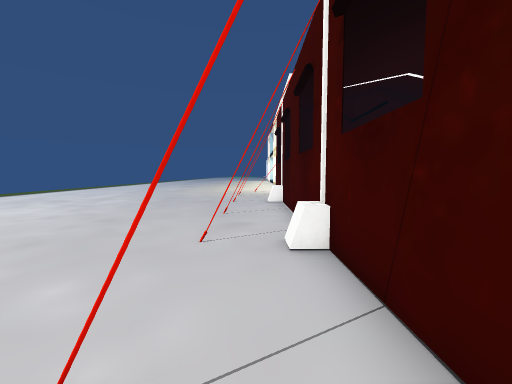
view 1 (above)

20 first-person views from a walk through a 3-D level made in the Unity game engine. The camera is 1.3 m above the floor, tilts 4° down and sees 90° across. The floor is counted in squares, 1 m on a side. Each view is taken from the middle of a square. On the plan, view 1 faces up. The plan holds only what a view shows up to about 13 squares ahead; the rest is blank. The place goes on beyond the plan. Some surface patterns are stand-ins.

view 2
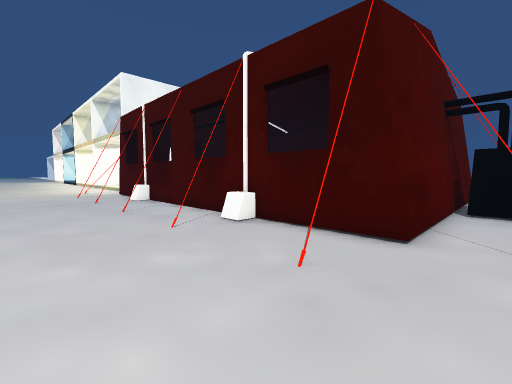

view 3
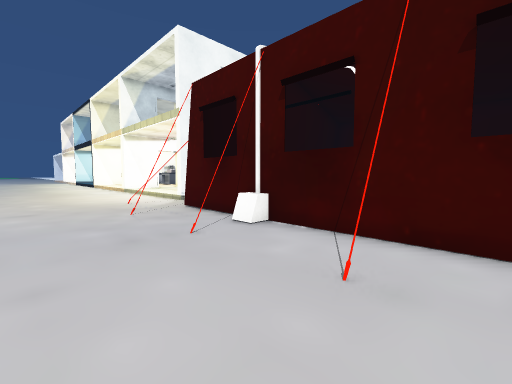

view 4
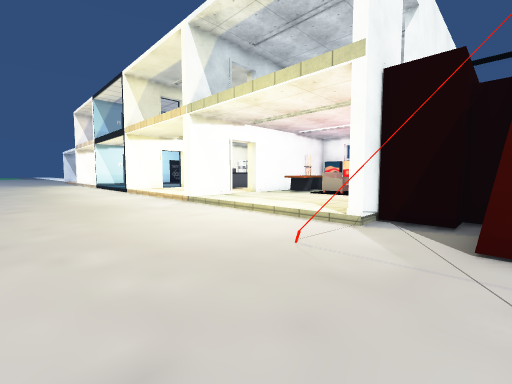

view 5
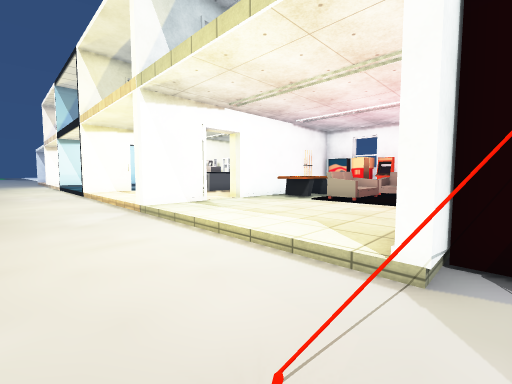

view 6
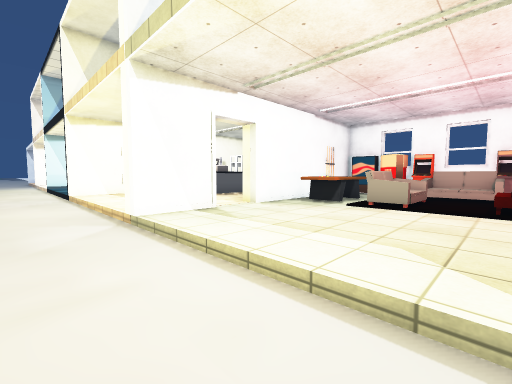

view 7
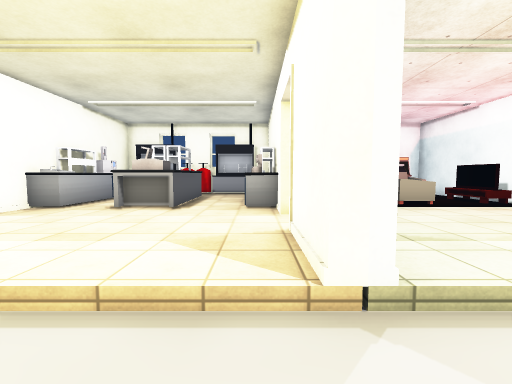

view 8
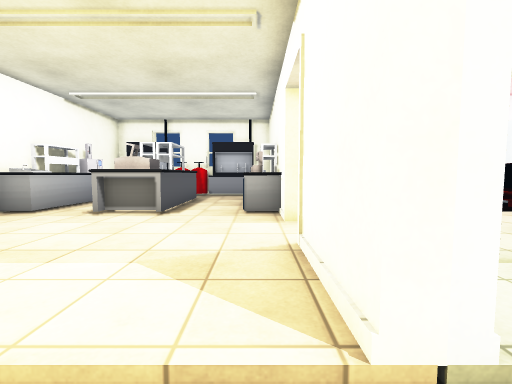

view 9
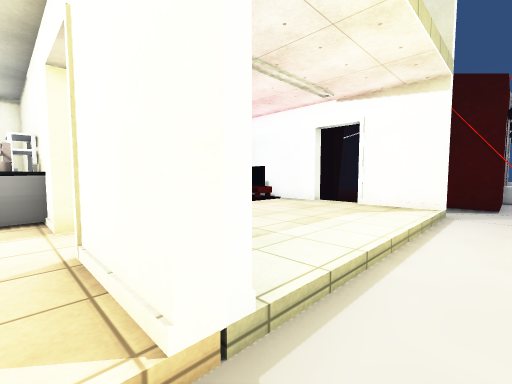

view 10
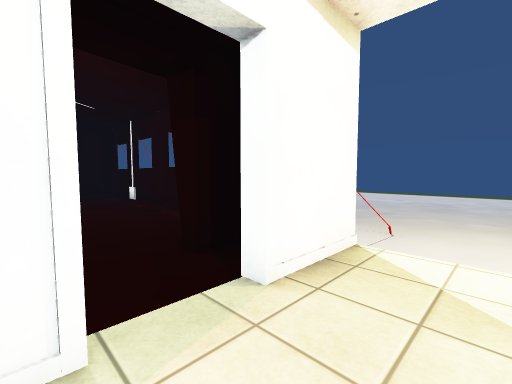

view 11
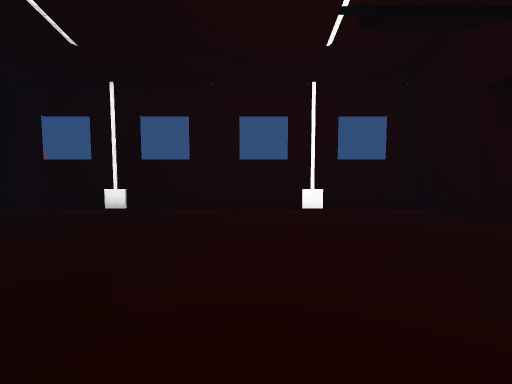

view 12
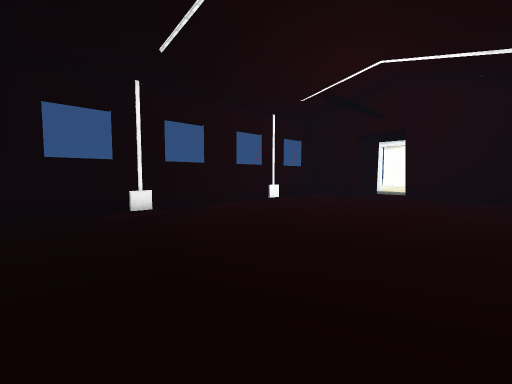

view 13
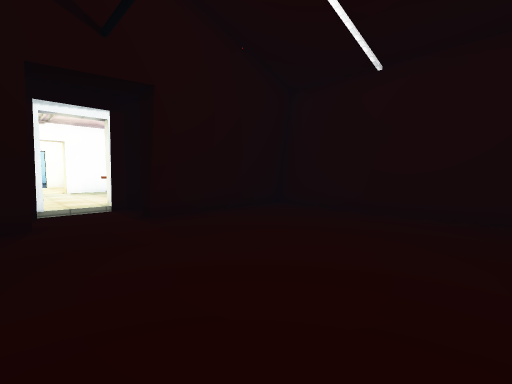

view 14
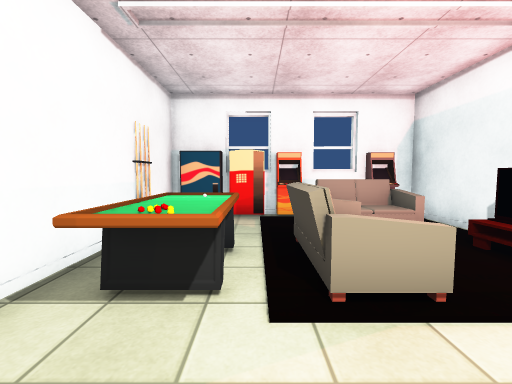

view 15
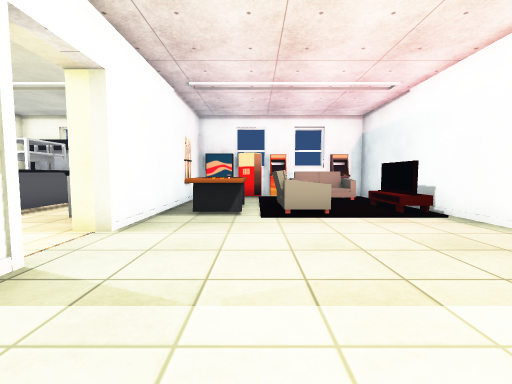

view 16
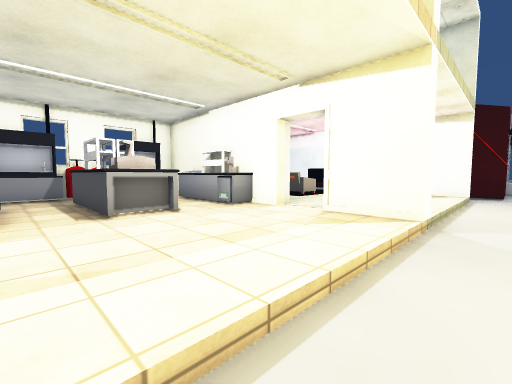

view 17
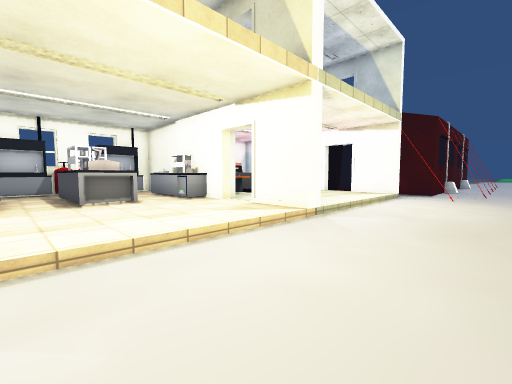

view 18
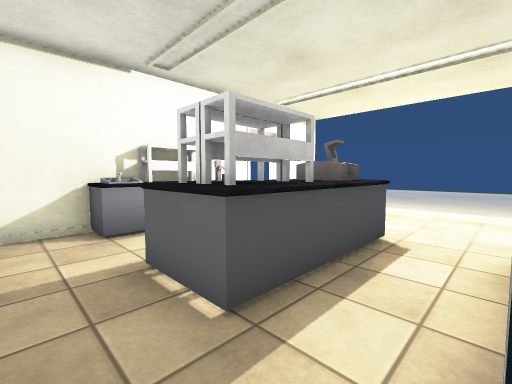

view 19
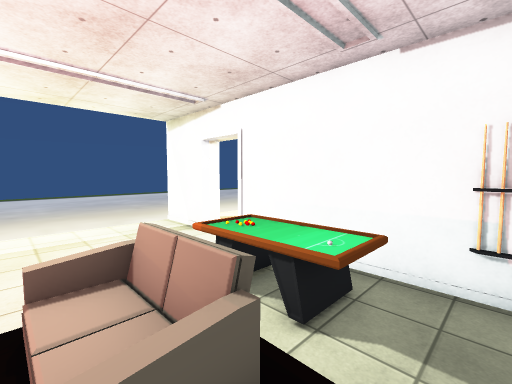

view 20
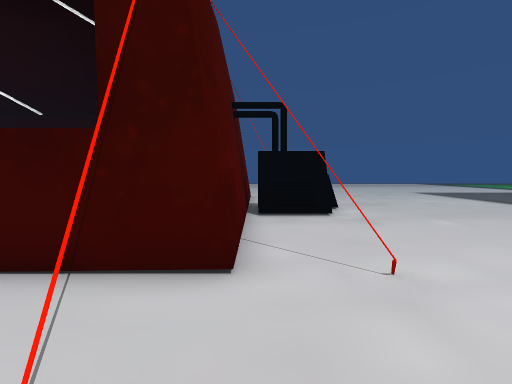

### Floor plan
Key: @ floor where view 1 was taken; # wall or solid block; x gap in a wall; . main floor; : floor 0.25 m higher than the main floor; + floor 0.75 m higher than the main floor; = window, fence, low wall or low ledge; T table; S sofa; C carpet; H shelf; A TV; O other object.
Columns run from 4 left of view 1 to 15 right of it. Each row starts with its distance up from view 1.
 34 .......:::::OOO#::#
 33 .......:::::::::::#
 32 .......:::::OOHHO:##
 31 .......:::::OOHHO:#
 30 .......:::::::::::#
 29 .......:::::::::::#
 28 .......:::::#HHO::#
 27 .......##::########
 26 .......::::::TTT  #
 25 .......:::::TTTT::#
 24 .......::::::TTT :##
 23 .......:::::SSS   ##
 22 .......:::::C   +S##
 21 .......::::::    S##
 20 .......::::::AA CS#
 19 ....=..##::########
 18 .....#.#....#
 17 .......##..##
 16 ...#.####..#####
 15 .....#.......... #
 14 .....#.......... #
 13 .....#.......... #
 12 ....x#.......... #
 11 .....#.......... #
 10 .....#.......... #
  9 ....##.........
  8 ....##........
  7 .....#.....
  6 .....#...
  5 ...#.#..
  4 .....#.
  3 .....#.
  2 .....#.
  1 ...#.#.        .
  0  ...@#####OOO####
 -1 . ...=#...O
 -2     ......OO

Where each view was taken, in squares from view 1:
view 1: 0 up, 0 right, facing up
view 2: 1 down, 4 left, facing up-right
view 3: 7 up, 4 left, facing up-right
view 4: 16 up, 4 left, facing up-right
view 5: 18 up, 1 left, facing up-right
view 6: 20 up, 0 right, facing up-right
view 7: 28 up, 0 right, facing right
view 8: 28 up, 1 right, facing right
view 9: 28 up, 1 right, facing down-right
view 10: 21 up, 7 right, facing down-left
view 11: 10 up, 11 right, facing left
view 12: 1 up, 11 right, facing up-left
view 13: 9 up, 4 right, facing up-right
view 14: 24 up, 6 right, facing right
view 15: 24 up, 2 right, facing right
view 16: 34 up, 1 right, facing down-right
view 17: 34 up, 2 left, facing down-right
view 18: 34 up, 13 right, facing down-left
view 19: 22 up, 12 right, facing up-left
view 20: 0 up, 2 left, facing right
